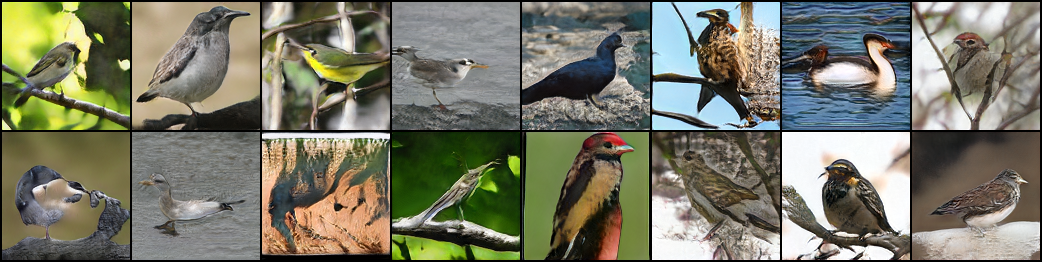
#> input picture _style_sample.png, 1042 x 262 px, given in place of 013000_0.png, which was not available
$ python catImages.py
#> lines starting #> are read from the running program, lines starting #| are printed output that depends on the picture; pictures that were not available may be replaced by others from this repository, and a replacement may not be noted
from PIL import Image
import os


count = 13000


def get_concat_v(im1, im2):
    dst = Image.new('RGB', (im1.width, im1.height + im2.height))
    dst.paste(im1, (0, 0))
    dst.paste(im2, (0, im1.height))
    return dst


def generate_imgpath(count, i):
    image_dir = 'sample'
    return '%s/%06d_%d.png' % (image_dir, count, i)


im_path = generate_imgpath(count, 0)
im = Image.open(im_path)
#> im is the input picture: PIL image 1042x262 RGB; mean R, G, B 120, 120.1, 103
for i in range(1, 9):
    _im_path = generate_imgpath(count, i)
    _im = Image.open(_im_path)
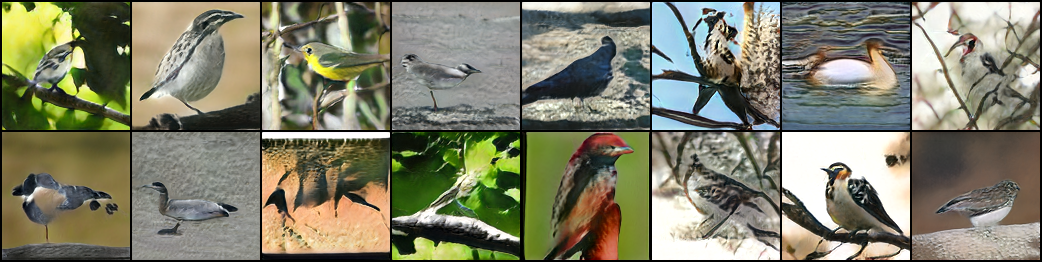
#> input picture style_sample.png, 1042 x 262 px, given in place of 013000_1.png, which was not available
    im = get_concat_v(im, _im)
#> in get_concat_v, `dst = Image.new('RGB', (im1.width, im1.height + im2.height))`: dst: PIL image 1042x524 RGB; every value is 0
#> in get_concat_v, `dst.paste(im1, (0, 0))`:
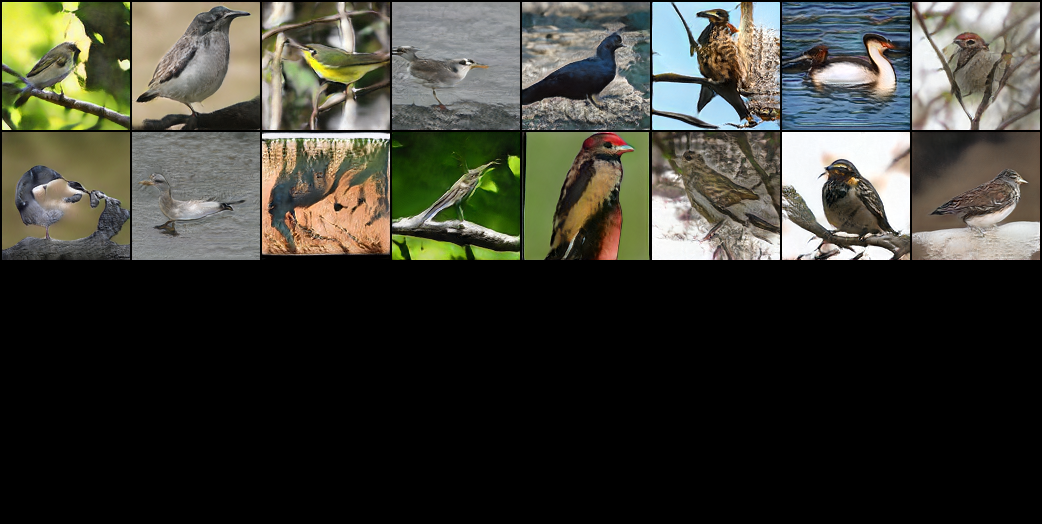
#> dst: PIL image 1042x524 RGB; mean R, G, B 60, 60.1, 51.5
#> in get_concat_v, im2 is the input picture: PIL image 1042x262 RGB; mean R, G, B 127.5, 127.2, 105.9
#> in get_concat_v, `dst.paste(im2, (0, im1.height))`:
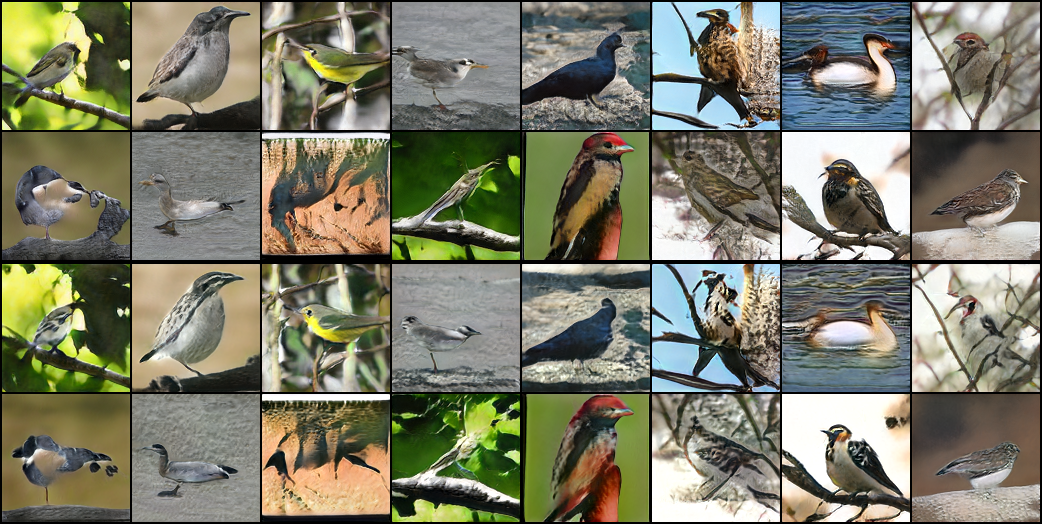
#> dst: PIL image 1042x524 RGB; mean R, G, B 123.8, 123.7, 104.4
#> (the run stopped early here; a loop or call above may not have finished)
